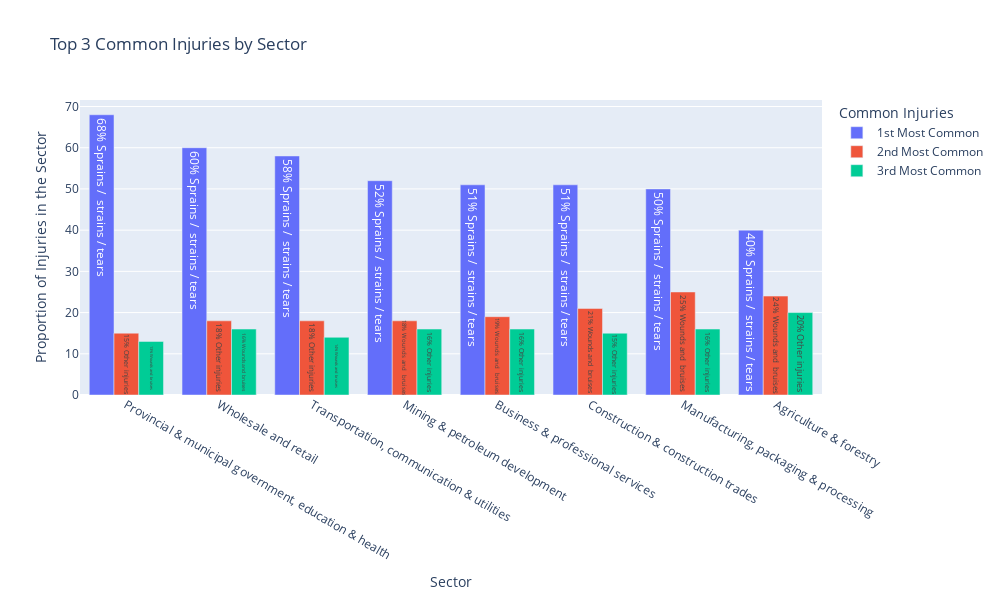

Notebook cell for this chart:
### Code cell
df['injury1']=df["common_types of_injuries"].apply(lambda x:list(x.values())[0])
df['injury2']=df["common_types of_injuries"].apply(lambda x:list(x.values())[1])
df['injury3']=df["common_types of_injuries"].apply(lambda x:list(x.values())[2])

# Sort the DataFrame based on the values of 'injury1' in descending order
df_sorted_common_injury = df.sort_values(by='injury1', ascending=False)

# Plotting the bar chart using Plotly
fig = go.Figure()

# Iterate over the top 3 common injuries
for i, col in enumerate(['injury1', 'injury2', 'injury3']):
    fig.add_trace(go.Bar(
        x=df_sorted_common_injury['Sector'],
        y=df_sorted_common_injury[col],
        name=f'{i+1}st Most Common' if i == 0 else f'{i+1}nd Most Common' if i == 1 else f'{i+1}rd Most Common', 
        hoverinfo='text',
        text=df_sorted_common_injury[col].apply(lambda x: f'{x:.0f}%') + ' ' + df_sorted_common_injury["common_types of_injuries"].apply(lambda x:list(x.keys())[i]),
        textposition='auto',
        offsetgroup=col
    ))

# Update layout for larger plot dimensions and descending order
fig.update_layout(
    title='Top 3 Common Injuries by Sector',
    xaxis_title='Sector',
    yaxis_title='Proportion of Injuries in the Sector',
    barmode='group',
    legend_title='Common Injuries',
    width=1000,
    height=600
)

# Show plot
fig.show()

### Figure 1 — Plotly figure (JSON) as saved in the notebook; plotly's stock layout.template omitted (floating-point values rounded to 4 significant figures)
{"data": [{"hoverinfo": "text", "name": "1st Most Common", "offsetgroup": "injury1", "text": ["68% Sprains /  strains / tears", "60% Sprains /  strains / tears", "58% Sprains /  strains / tears", "52% Sprains /  strains / tears", "51% Sprains /  strains / tears", "51% Sprains /  strains / tears", "50% Sprains /  strains / tears", "40% Sprains /  strains / tears"], "textposition": "auto", "type": "bar", "x": ["Provincial & municipal government, education & health", "Wholesale and retail", "Transportation, communication & utilities", "Mining & petroleum development", "Business & professional services", "Construction & construction trades", "Manufacturing, packaging & processing", "Agriculture & forestry"], "y": [68, 60, 58, 52, 51, 51, 50, 40]}, {"hoverinfo": "text", "name": "2nd Most Common", "offsetgroup": "injury2", "text": ["15% Other injuries", "18% Other injuries", "18% Other injuries", "18% Wounds and  bruises", "19% Wounds and  bruises", "21% Wounds and  bruises", "25% Wounds and  bruises", "24% Wounds and  bruises"], "textposition": "auto", "type": "bar", "x": ["Provincial & municipal government, education & health", "Wholesale and retail", "Transportation, communication & utilities", "Mining & petroleum development", "Business & professional services", "Construction & construction trades", "Manufacturing, packaging & processing", "Agriculture & forestry"], "y": [15, 18, 18, 18, 19, 21, 25, 24]}, {"hoverinfo": "text", "name": "3rd Most Common", "offsetgroup": "injury3", "text": ["13% Wounds and  bruises", "16% Wounds and  bruises", "14% Wounds and  bruises", "16% Other injuries", "16% Other injuries", "15% Other injuries", "16% Other injuries", "20% Other injuries"], "textposition": "auto", "type": "bar", "x": ["Provincial & municipal government, education & health", "Wholesale and retail", "Transportation, communication & utilities", "Mining & petroleum development", "Business & professional services", "Construction & construction trades", "Manufacturing, packaging & processing", "Agriculture & forestry"], "y": [13, 16, 14, 16, 16, 15, 16, 20]}], "layout": {"barmode": "group", "height": 600, "legend": {"title": {"text": "Common Injuries"}}, "title": {"text": "Top 3 Common Injuries by Sector"}, "width": 1000, "xaxis": {"title": {"text": "Sector"}}, "yaxis": {"title": {"text": "Proportion of Injuries in the Sector"}}}}
